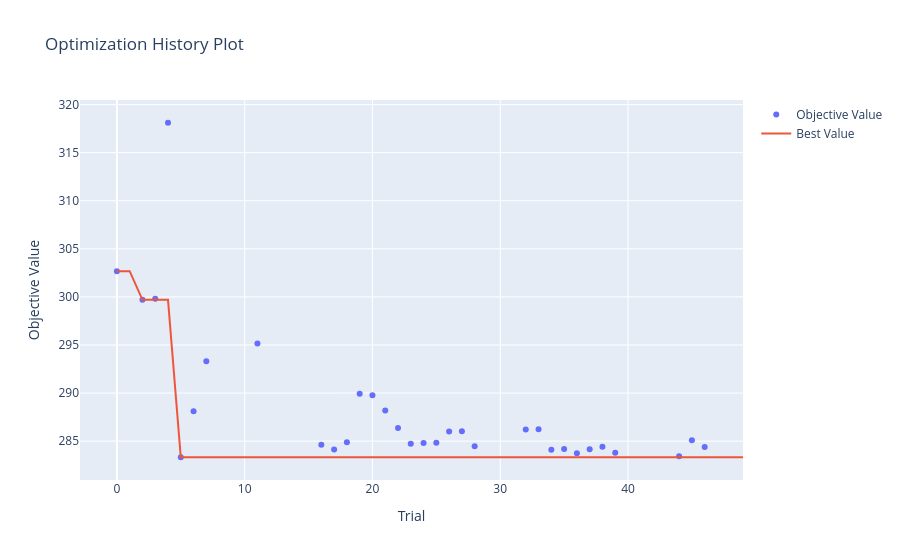
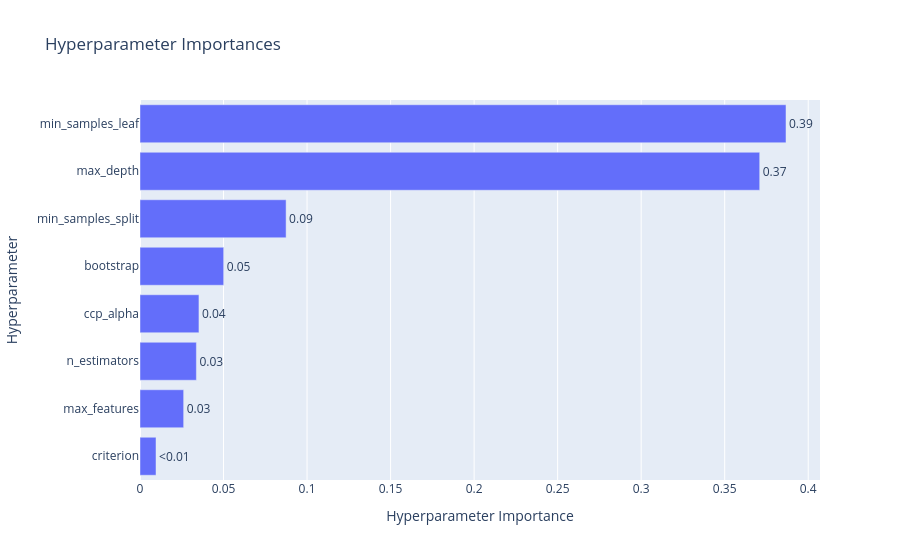

These figures' notebook cell, in order:
### Code cell
def objective(trial):
    params = {
        "n_estimators": trial.suggest_int("n_estimators", 100, 500),
        "max_depth": trial.suggest_int("max_depth", 5, 35),
        "min_samples_split": trial.suggest_int("min_samples_split", 2, 20),
        "min_samples_leaf": trial.suggest_int("min_samples_leaf", 1, 10),
        "max_features": trial.suggest_categorical("max_features", ["sqrt", "log2", 1.0]),
        "bootstrap": trial.suggest_categorical("bootstrap", [True, False]),
        "ccp_alpha": trial.suggest_float("ccp_alpha", 1e-5, 0.1, log=True),
        "criterion": trial.suggest_categorical("criterion", ["squared_error", "friedman_mse"]) 
    }

    model = RandomForestRegressor(**params, random_state=RANDOM_STATE)
    pipeline = Pipeline([
        ("preprocessor", tree_preprocessor),
        ("model", model)
    ])

    scorer = make_scorer(root_mean_squared_error)
    scores = cross_val_score(
        pipeline,
        X_train_val,
        y_train_val,
        cv=cv,
        scoring=scorer
    )

    mean_score = scores.mean()

    trial.report(mean_score, step=0)

    if trial.should_prune():
        raise optuna.TrialPruned()

    return mean_score

sampler = optuna.samplers.TPESampler(seed=RANDOM_STATE)
study = optuna.create_study(direction='minimize', sampler=sampler)
study.optimize(objective, n_trials=50, show_progress_bar=True, n_jobs=4)

fig1 = optuna.visualization.plot_optimization_history(study)
fig2 = optuna.visualization.plot_param_importances(study)

display(fig1)
display(fig2) 
bagging_best_params = study.best_params
print("Лучшие гиперпараметры:", bagging_best_params)
bagging_best_value = study.best_value
print("Лучшее среднее значение RMSE на кросс-валидации:", round(bagging_best_value, 3))

### Figure 1 — Plotly figure (JSON) as saved in the notebook; plotly's stock layout.template omitted (floating-point values rounded to 4 significant figures)
{"data": [{"mode": "markers", "name": "Objective Value", "type": "scatter", "x": [0, 2, 3, 4, 5, 6, 7, 11, 16, 17, 18, 19, 20, 21, 22, 23, 24, 25, 26, 27, 28, 32, 33, 34, 35, 36, 37, 38, 39, 44, 45, 46], "y": [302.7, 299.7, 299.8, 318.1, 283.3, 288.1, 293.3, 295.2, 284.6, 284.1, 284.9, 289.9, 289.8, 288.2, 286.4, 284.7, 284.8, 284.8, 286.0, 286.0, 284.5, 286.2, 286.2, 284.1, 284.2, 283.7, 284.2, 284.4, 283.8, 283.4, 285.1, 284.4]}, {"mode": "lines", "name": "Best Value", "type": "scatter", "x": [0, 1, 2, 3, 4, 5, 6, 7, 8, 9, 10, 11, 12, 13, 14, 15, 16, 17, 18, 19, 20, 21, 22, 23, 24, 25, 26, 27, 28, 29, 30, 31, 32, 33, 34, 35, 36, 37, 38, 39, 40, 41, 42, 43, 44, 45, 46, 47, 48, 49], "y": [302.7, 302.7, 299.7, 299.7, 299.7, 283.3, 283.3, 283.3, 283.3, 283.3, 283.3, 283.3, 283.3, 283.3, 283.3, 283.3, 283.3, 283.3, 283.3, 283.3, 283.3, 283.3, 283.3, 283.3, 283.3, 283.3, 283.3, 283.3, 283.3, 283.3, 283.3, 283.3, 283.3, 283.3, 283.3, 283.3, 283.3, 283.3, 283.3, 283.3, 283.3, 283.3, 283.3, 283.3, 283.3, 283.3, 283.3, 283.3, 283.3, 283.3]}, {"marker": {"color": "#cccccc"}, "mode": "markers", "name": "Infeasible Trial", "showlegend": false, "type": "scatter", "x": [], "y": []}], "layout": {"title": {"text": "Optimization History Plot"}, "xaxis": {"title": {"text": "Trial"}}, "yaxis": {"title": {"text": "Objective Value"}}}}

### Figure 2 — Plotly figure (JSON) as saved in the notebook; plotly's stock layout.template omitted (floating-point values rounded to 4 significant figures)
{"data": [{"cliponaxis": false, "hovertemplate": ["criterion (CategoricalDistribution): 0.009598237804604642<extra></extra>", "max_features (CategoricalDistribution): 0.026136196080324747<extra></extra>", "n_estimators (IntDistribution): 0.03375541612114426<extra></extra>", "ccp_alpha (FloatDistribution): 0.03528583704988398<extra></extra>", "bootstrap (CategoricalDistribution): 0.050102412612648826<extra></extra>", "min_samples_split (IntDistribution): 0.08745442104998367<extra></extra>", "max_depth (IntDistribution): 0.3709640058758993<extra></extra>", "min_samples_leaf (IntDistribution): 0.3867034734055105<extra></extra>"], "name": "Objective Value", "orientation": "h", "text": ["<0.01", "0.03", "0.03", "0.04", "0.05", "0.09", "0.37", "0.39"], "textposition": "outside", "type": "bar", "x": [0.009598, 0.02614, 0.03376, 0.03529, 0.0501, 0.08745, 0.371, 0.3867], "y": ["criterion", "max_features", "n_estimators", "ccp_alpha", "bootstrap", "min_samples_split", "max_depth", "min_samples_leaf"]}], "layout": {"title": {"text": "Hyperparameter Importances"}, "xaxis": {"title": {"text": "Hyperparameter Importance"}}, "yaxis": {"title": {"text": "Hyperparameter"}}}}
